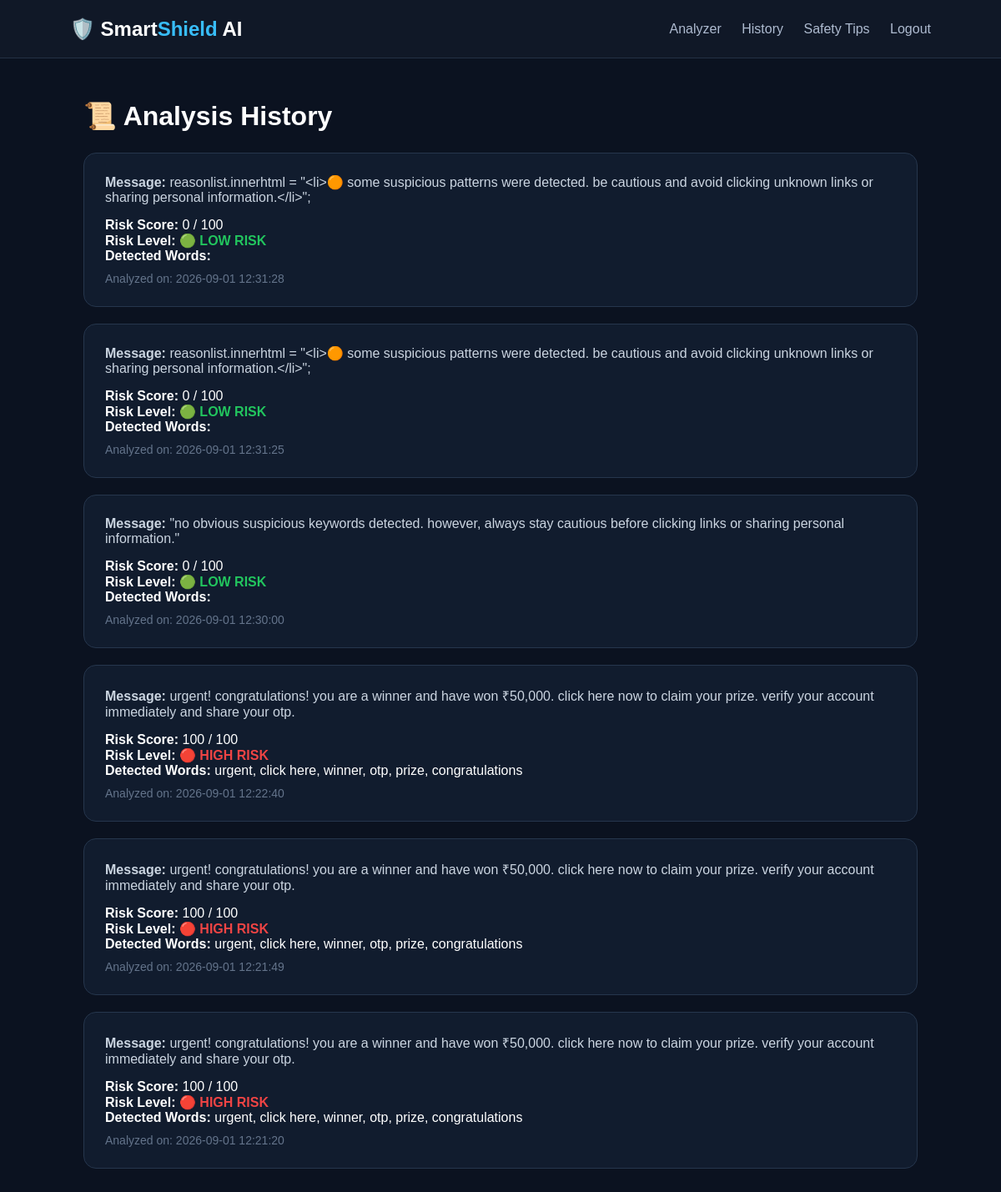
Screenshot of /history (signed in) with the database file from the repository.
### tables this page shows
CREATE TABLE history (
            id INTEGER PRIMARY KEY AUTOINCREMENT,
            user_id INTEGER NOT NULL,
            message TEXT NOT NULL,
            risk_score INTEGER NOT NULL,
            risk_level TEXT NOT NULL,
            detected_words TEXT,
            created_at TEXT NOT NULL
        );

### app.py (the view)
@app.route("/history")
def history():
    if "user_id" not in session:
        return redirect(url_for("login"))
    conn = get_db_connection()
    records = conn.execute(
        """
        SELECT *
        FROM history

        WHERE user_id = ?

        ORDER BY id DESC
        """,
        (session["user_id"],)
    ).fetchall()
    conn.close()
    return render_template(
        "history.html",
        records=records,
        name=session["user_name"]
    )

### app.py (called while the page is built)
def get_db_connection():
    conn = sqlite3.connect("smartshield.db")
    conn.row_factory = sqlite3.Row
    return conn

### templates/history.html (shortened to what this page needs)
<!DOCTYPE html>
<html lang="en">
<head>
</head>
<body>
<nav>
    <div class="logo">
        🛡️ Smart<span>Shield</span> AI
    </div>
    <div>
        <a href="/">Analyzer</a>
        <a href="/history">History</a>
        <a href="/safety">Safety Tips</a>
        <a href="/logout">Logout</a>
    </div>
</nav>
<div class="container">
    <h1>📜 Analysis History</h1>
    {% if records %}
        {% for record in records %}
        <div class="card">
            <div class="message">
                <strong>Message:</strong>
                {{ record.message }}
            </div>
            <p>
                <strong>Risk Score:</strong>
                {{ record.risk_score }} / 100
            </p>
            <p>
                <strong>Risk Level:</strong>
                {% if record.risk_level == "HIGH RISK" %}
                    <span class="high">
                        🔴 HIGH RISK
                    </span>
                {% elif record.risk_level == "SUSPICIOUS" %}
                    <span class="suspicious">
                        🟠 SUSPICIOUS
                    </span>
                {% else %}
                    <span class="low">
                        🟢 LOW RISK
                    </span>
                {% endif %}
            </p>
            <p>
                <strong>Detected Words:</strong>
                {{ record.detected_words }}
            </p>
            <div class="date">
                Analyzed on:
                {{ record.created_at }}
            </div>
        </div>
        {% endfor %}
    {% endif %}
</div>
</body>
</html>

### templates/history.html (style rules this page uses)
* { box-sizing: border-box; margin: 0; padding: 0; font-family: Arial, sans-serif; }
body { background: #0b1220; color: white; }
nav { height: 70px; display: flex; align-items: center; justify-content: space-between; padding: 0 7%; background: #101827; border-bottom: 1px solid #243044; }
.logo { font-size: 24px; font-weight: bold; }
.logo span { color: #38bdf8; }
nav a { color: #aebbd0; text-decoration: none; margin-left: 20px; }
.container { width: 90%; max-width: 1000px; margin: 50px auto; }
h1 { margin-bottom: 25px; }
.card { background: #111c2e; border: 1px solid #26364d; padding: 25px; border-radius: 15px; margin-bottom: 20px; }
.message { color: #cbd5e1; margin-bottom: 15px; word-break: break-word; }
.high { color: #ef4444; font-weight: bold; }
.low { color: #22c55e; font-weight: bold; }
.date { color: #64748b; margin-top: 10px; font-size: 14px; }

### rows the page displays
history: message "reasonlist.innerhtml = \"<li>🟠 some suspicious patterns were detected. be cautious and avoid clicking unknown links or sharing personal information.</li>\";", risk_score "0", risk_level "🟢 LOW RISK", created_at "2026-09-01 12:31:28"
history: message "reasonlist.innerhtml = \"<li>🟠 some suspicious patterns were detected. be cautious and avoid clicking unknown links or sharing personal information.</li>\";", risk_score "0", risk_level "🟢 LOW RISK", created_at "2026-09-01 12:31:25"
history: message "\"no obvious suspicious keywords detected. however, always stay cautious before clicking links or sharing personal information.\"", risk_score "0", risk_level "🟢 LOW RISK", created_at "2026-09-01 12:30:00"
history: message "urgent! congratulations! you are a winner and have won ₹50,000. click here now to claim your prize. verify your account immediately and share your otp.", risk_score "100", risk_level "🔴 HIGH RISK", detected_words "urgent, click here, winner, otp, prize, congratulations", created_at "2026-09-01 12:22:40"
history: message "urgent! congratulations! you are a winner and have won ₹50,000. click here now to claim your prize. verify your account immediately and share your otp.", risk_score "100", risk_level "🔴 HIGH RISK", detected_words "urgent, click here, winner, otp, prize, congratulations", created_at "2026-09-01 12:21:49"
history: message "urgent! congratulations! you are a winner and have won ₹50,000. click here now to claim your prize. verify your account immediately and share your otp.", risk_score "100", risk_level "🔴 HIGH RISK", detected_words "urgent, click here, winner, otp, prize, congratulations", created_at "2026-09-01 12:21:20"
